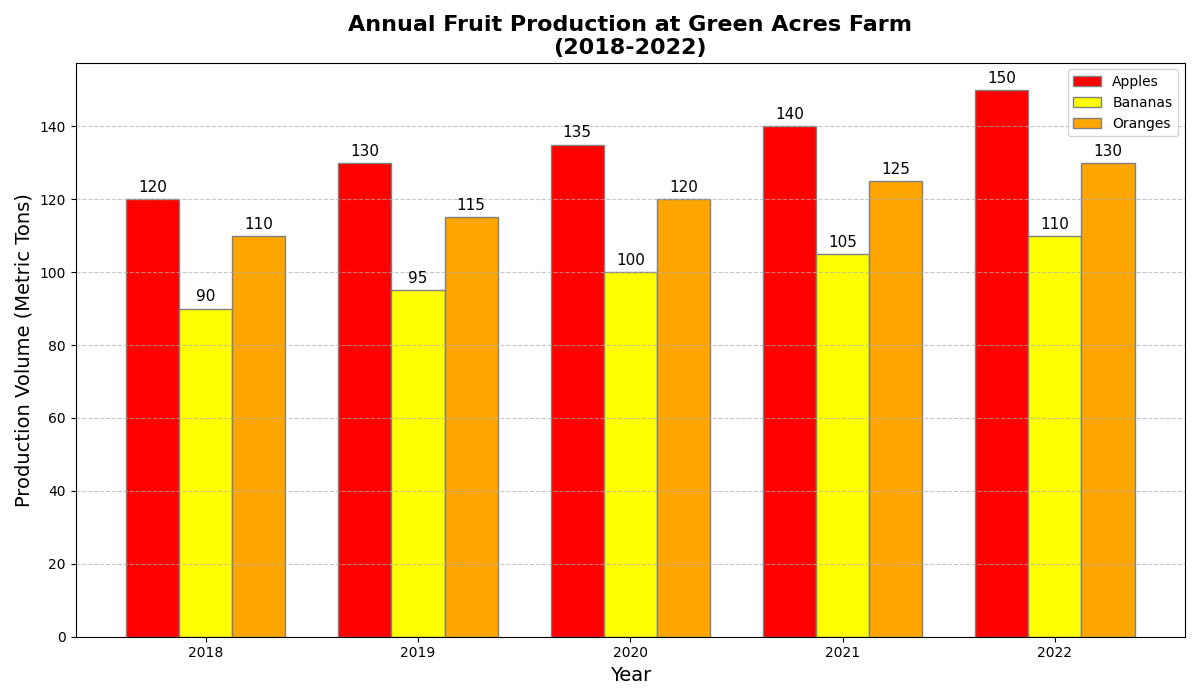

Recreate this plot in Python.
import matplotlib.pyplot as plt
import numpy as np

# Backstory:
# The chart represents the yearly production volumes of different fruit types (Apples, Bananas, Oranges) 
# in a fictional farm "Green Acres" over the last 5 years.

# Define the years
years = np.arange(2018, 2023)

# Production volumes in metric tons for the farm 'Green Acres' (artificial data)
apples_production = [120, 130, 135, 140, 150]
bananas_production = [90, 95, 100, 105, 110]
oranges_production = [110, 115, 120, 125, 130]

# Bar width
bar_width = 0.25

# Position of bars on the x-axis
r1 = np.arange(len(years))
r2 = [x + bar_width for x in r1]
r3 = [x + bar_width for x in r2]

# Create the plot
fig, ax = plt.subplots(figsize=(12, 7))

# Create bars for Apples, Bananas, and Oranges
bars1 = ax.bar(r1, apples_production, color='red', width=bar_width, edgecolor='grey', label='Apples')
bars2 = ax.bar(r2, bananas_production, color='yellow', width=bar_width, edgecolor='grey', label='Bananas')
bars3 = ax.bar(r3, oranges_production, color='orange', width=bar_width, edgecolor='grey', label='Oranges')

# Add data labels above the bars
def add_labels(bars, ax):
    for bar in bars:
        height = bar.get_height()
        ax.annotate(f'{height}', 
                    xy=(bar.get_x() + bar.get_width() / 2, height),
                    xytext=(0, 3),  # 3 points vertical offset
                    textcoords="offset points",
                    ha='center', va='bottom', fontsize=11)

add_labels(bars1, ax)
add_labels(bars2, ax)
add_labels(bars3, ax)

# Title and labels
ax.set_title("Annual Fruit Production at Green Acres Farm\n(2018-2022)", fontsize=16, fontweight='bold')
ax.set_xlabel("Year", fontsize=14)
ax.set_ylabel("Production Volume (Metric Tons)", fontsize=14)
ax.set_xticks([r + bar_width for r in range(len(years))])
ax.set_xticklabels(years)
ax.legend()

# Grid lines for better readability
ax.grid(axis='y', linestyle='--', alpha=0.7)

# Automatically adjust layout to prevent text overlap
plt.tight_layout()

# Show the plot
plt.show()
